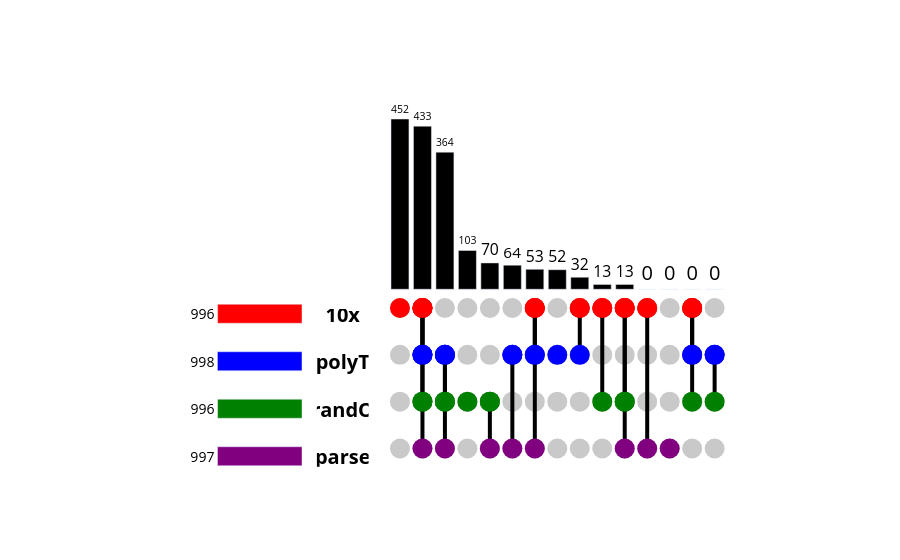

This figure's notebook cell:
### Code cell
# Look at top 1000 genes for each method instead of all
contents = plotting.generate_upset(datasets, gene_info, cell_thresh, n_top_genes=1000)

### Figure 1 — Plotly figure (JSON) as saved in the notebook; plotly's stock layout.template omitted (floating-point values rounded to 4 significant figures)
{"data": [{"marker": {"color": "#C9C9C9", "size": 20}, "mode": "markers", "showlegend": false, "type": "scatter", "x": [0, 0, 0, 0, 1, 1, 1, 1, 2, 2, 2, 2, 3, 3, 3, 3, 4, 4, 4, 4, 5, 5, 5, 5, 6, 6, 6, 6, 7, 7, 7, 7, 8, 8, 8, 8, 9, 9, 9, 9, 10, 10, 10, 10, 11, 11, 11, 11, 12, 12, 12, 12, 13, 13, 13, 13, 14, 14, 14, 14], "xaxis": "x3", "y": [-49.72, -174.0, -298.3, -422.6, -49.72, -174.0, -298.3, -422.6, -49.72, -174.0, -298.3, -422.6, -49.72, -174.0, -298.3, -422.6, -49.72, -174.0, -298.3, -422.6, -49.72, -174.0, -298.3, -422.6, -49.72, -174.0, -298.3, -422.6, -49.72, -174.0, -298.3, -422.6, -49.72, -174.0, -298.3, -422.6, -49.72, -174.0, -298.3, -422.6, -49.72, -174.0, -298.3, -422.6, -49.72, -174.0, -298.3, -422.6, -49.72, -174.0, -298.3, -422.6, -49.72, -174.0, -298.3, -422.6, -49.72, -174.0, -298.3, -422.6], "yaxis": "y3"}, {"line": {"color": "black", "width": 4}, "marker": {"color": ["red"], "line": {"color": "black"}, "showscale": false, "size": 20}, "mode": "markers+lines", "showlegend": false, "type": "scatter", "x": [0], "xaxis": "x3", "y": [-49.72], "yaxis": "y3"}, {"line": {"color": "black", "width": 4}, "marker": {"color": ["red"], "line": {"color": "black"}, "showscale": false, "size": 20}, "mode": "markers+lines", "showlegend": false, "type": "scatter", "x": [1], "xaxis": "x3", "y": [-49.72], "yaxis": "y3"}, {"line": {"color": "black", "width": 4}, "marker": {"color": ["red", "blue"], "line": {"color": "black"}, "showscale": false, "size": 20}, "mode": "markers+lines", "showlegend": false, "type": "scatter", "x": [1, 1], "xaxis": "x3", "y": [-49.72, -174.0], "yaxis": "y3"}, {"line": {"color": "black", "width": 4}, "marker": {"color": ["red", "blue", "green"], "line": {"color": "black"}, "showscale": false, "size": 20}, "mode": "markers+lines", "showlegend": false, "type": "scatter", "x": [1, 1, 1], "xaxis": "x3", "y": [-49.72, -174.0, -298.3], "yaxis": "y3"}, {"line": {"color": "black", "width": 4}, "marker": {"color": ["red", "blue", "green", "purple"], "line": {"color": "black"}, "showscale": false, "size": 20}, "mode": "markers+lines", "showlegend": false, "type": "scatter", "x": [1, 1, 1, 1], "xaxis": "x3", "y": [-49.72, -174.0, -298.3, -422.6], "yaxis": "y3"}, {"line": {"color": "black", "width": 4}, "marker": {"color": ["blue"], "line": {"color": "black"}, "showscale": false, "size": 20}, "mode": "markers+lines", "showlegend": false, "type": "scatter", "x": [2], "xaxis": "x3", "y": [-174.0], "yaxis": "y3"}, {"line": {"color": "black", "width": 4}, "marker": {"color": ["blue", "green"], "line": {"color": "black"}, "showscale": false, "size": 20}, "mode": "markers+lines", "showlegend": false, "type": "scatter", "x": [2, 2], "xaxis": "x3", "y": [-174.0, -298.3], "yaxis": "y3"}, {"line": {"color": "black", "width": 4}, "marker": {"color": ["blue", "green", "purple"], "line": {"color": "black"}, "showscale": false, "size": 20}, "mode": "markers+lines", "showlegend": false, "type": "scatter", "x": [2, 2, 2], "xaxis": "x3", "y": [-174.0, -298.3, -422.6], "yaxis": "y3"}, {"line": {"color": "black", "width": 4}, "marker": {"color": ["green"], "line": {"color": "black"}, "showscale": false, "size": 20}, "mode": "markers+lines", "showlegend": false, "type": "scatter", "x": [3], "xaxis": "x3", "y": [-298.3], "yaxis": "y3"}, {"line": {"color": "black", "width": 4}, "marker": {"color": ["green"], "line": {"color": "black"}, "showscale": false, "size": 20}, "mode": "markers+lines", "showlegend": false, "type": "scatter", "x": [4], "xaxis": "x3", "y": [-298.3], "yaxis": "y3"}, {"line": {"color": "black", "width": 4}, "marker": {"color": ["green", "purple"], "line": {"color": "black"}, "showscale": false, "size": 20}, "mode": "markers+lines", "showlegend": false, "type": "scatter", "x": [4, 4], "xaxis": "x3", "y": [-298.3, -422.6], "yaxis": "y3"}, {"line": {"color": "black", "width": 4}, "marker": {"color": ["blue"], "line": {"color": "black"}, "showscale": false, "size": 20}, "mode": "markers+lines", "showlegend": false, "type": "scatter", "x": [5], "xaxis": "x3", "y": [-174.0], "yaxis": "y3"}, {"line": {"color": "black", "width": 4}, "marker": {"color": ["blue", "purple"], "line": {"color": "black"}, "showscale": false, "size": 20}, "mode": "markers+lines", "showlegend": false, "type": "scatter", "x": [5, 5], "xaxis": "x3", "y": [-174.0, -422.6], "yaxis": "y3"}, {"line": {"color": "black", "width": 4}, "marker": {"color": ["red"], "line": {"color": "black"}, "showscale": false, "size": 20}, "mode": "markers+lines", "showlegend": false, "type": "scatter", "x": [6], "xaxis": "x3", "y": [-49.72], "yaxis": "y3"}, {"line": {"color": "black", "width": 4}, "marker": {"color": ["red", "blue"], "line": {"color": "black"}, "showscale": false, "size": 20}, "mode": "markers+lines", "showlegend": false, "type": "scatter", "x": [6, 6], "xaxis": "x3", "y": [-49.72, -174.0], "yaxis": "y3"}, {"line": {"color": "black", "width": 4}, "marker": {"color": ["red", "blue", "purple"], "line": {"color": "black"}, "showscale": false, "size": 20}, "mode": "markers+lines", "showlegend": false, "type": "scatter", "x": [6, 6, 6], "xaxis": "x3", "y": [-49.72, -174.0, -422.6], "yaxis": "y3"}, {"line": {"color": "black", "width": 4}, "marker": {"color": ["blue"], "line": {"color": "black"}, "showscale": false, "size": 20}, "mode": "markers+lines", "showlegend": false, "type": "scatter", "x": [7], "xaxis": "x3", "y": [-174.0], "yaxis": "y3"}, {"line": {"color": "black", "width": 4}, "marker": {"color": ["red"], "line": {"color": "black"}, "showscale": false, "size": 20}, "mode": "markers+lines", "showlegend": false, "type": "scatter", "x": [8], "xaxis": "x3", "y": [-49.72], "yaxis": "y3"}, {"line": {"color": "black", "width": 4}, "marker": {"color": ["red", "blue"], "line": {"color": "black"}, "showscale": false, "size": 20}, "mode": "markers+lines", "showlegend": false, "type": "scatter", "x": [8, 8], "xaxis": "x3", "y": [-49.72, -174.0], "yaxis": "y3"}, {"line": {"color": "black", "width": 4}, "marker": {"color": ["red"], "line": {"color": "black"}, "showscale": false, "size": 20}, "mode": "markers+lines", "showlegend": false, "type": "scatter", "x": [9], "xaxis": "x3", "y": [-49.72], "yaxis": "y3"}, {"line": {"color": "black", "width": 4}, "marker": {"color": ["red", "green"], "line": {"color": "black"}, "showscale": false, "size": 20}, "mode": "markers+lines", "showlegend": false, "type": "scatter", "x": [9, 9], "xaxis": "x3", "y": [-49.72, -298.3], "yaxis": "y3"}, {"line": {"color": "black", "width": 4}, "marker": {"color": ["red"], "line": {"color": "black"}, "showscale": false, "size": 20}, "mode": "markers+lines", "showlegend": false, "type": "scatter", "x": [10], "xaxis": "x3", "y": [-49.72], "yaxis": "y3"}, {"line": {"color": "black", "width": 4}, "marker": {"color": ["red", "green"], "line": {"color": "black"}, "showscale": false, "size": 20}, "mode": "markers+lines", "showlegend": false, "type": "scatter", "x": [10, 10], "xaxis": "x3", "y": [-49.72, -298.3], "yaxis": "y3"}, {"line": {"color": "black", "width": 4}, "marker": {"color": ["red", "green", "purple"], "line": {"color": "black"}, "showscale": false, "size": 20}, "mode": "markers+lines", "showlegend": false, "type": "scatter", "x": [10, 10, 10], "xaxis": "x3", "y": [-49.72, -298.3, -422.6], "yaxis": "y3"}, {"line": {"color": "black", "width": 4}, "marker": {"color": ["red"], "line": {"color": "black"}, "showscale": false, "size": 20}, "mode": "markers+lines", "showlegend": false, "type": "scatter", "x": [11], "xaxis": "x3", "y": [-49.72], "yaxis": "y3"}, {"line": {"color": "black", "width": 4}, "marker": {"color": ["red", "purple"], "line": {"color": "black"}, "showscale": false, "size": 20}, "mode": "markers+lines", "showlegend": false, "type": "scatter", "x": [11, 11], "xaxis": "x3", "y": [-49.72, -422.6], "yaxis": "y3"}, {"line": {"color": "black", "width": 4}, "marker": {"color": ["purple"], "line": {"color": "black"}, "showscale": false, "size": 20}, "mode": "markers+lines", "showlegend": false, "type": "scatter", "x": [12], "xaxis": "x3", "y": [-422.6], "yaxis": "y3"}, {"line": {"color": "black", "width": 4}, "marker": {"color": ["red"], "line": {"color": "black"}, "showscale": false, "size": 20}, "mode": "markers+lines", "showlegend": false, "type": "scatter", "x": [13], "xaxis": "x3", "y": [-49.72], "yaxis": "y3"}, {"line": {"color": "black", "width": 4}, "marker": {"color": ["red", "blue"], "line": {"color": "black"}, "showscale": false, "size": 20}, "mode": "markers+lines", "showlegend": false, "type": "scatter", "x": [13, 13], "xaxis": "x3", "y": [-49.72, -174.0], "yaxis": "y3"}, {"line": {"color": "black", "width": 4}, "marker": {"color": ["red", "blue", "green"], "line": {"color": "black"}, "showscale": false, "size": 20}, "mode": "markers+lines", "showlegend": false, "type": "scatter", "x": [13, 13, 13], "xaxis": "x3", "y": [-49.72, -174.0, -298.3], "yaxis": "y3"}, {"line": {"color": "black", "width": 4}, "marker": {"color": ["blue"], "line": {"color": "black"}, "showscale": false, "size": 20}, "mode": "markers+lines", "showlegend": false, "type": "scatter", "x": [14], "xaxis": "x3", "y": [-174.0], "yaxis": "y3"}, {"line": {"color": "black", "width": 4}, "marker": {"color": ["blue", "green"], "line": {"color": "black"}, "showscale": false, "size": 20}, "mode": "markers+lines", "showlegend": false, "type": "scatter", "x": [14, 14], "xaxis": "x3", "y": [-174.0, -298.3], "yaxis": "y3"}, {"hoverinfo": "none", "marker": {"color": "black"}, "text": [452.0, 433.0, 364.0, 103.0, 70.0, 64.0, 53.0, 52.0, 32.0, 13.0, 13.0, 0.0, 0.0, 0.0, 0.0], "textfont": {"color": "black", "size": 20}, "textposition": "outside", "type": "bar", "x": [0, 1, 2, 3, 4, 5, 6, 7, 8, 9, 10, 11, 12, 13, 14], "xaxis": "x3", "y": [452, 433, 364, 103, 70, 64, 53, 52, 32, 13, 13, 0, 0, 0, 0], "yaxis": "y3"}, {"mode": "text", "showlegend": false, "text": ["<b>10x</b>", "<b>polyT</b>", "<b>randO</b>", "<b>parse</b>"], "textfont": {"color": "black", "size": 20}, "textposition": "middle center", "type": "scatter", "x": [-0.05, -0.05, -0.05, -0.05], "xaxis": "x2", "y": [-49.72, -174.0, -298.3, -422.6, -49.72, -174.0, -298.3, -422.6, -49.72, -174.0, -298.3, -422.6, -49.72, -174.0, -298.3, -422.6, -49.72, -174.0, -298.3, -422.6, -49.72, -174.0, -298.3, -422.6, -49.72, -174.0, -298.3, -422.6, -49.72, -174.0, -298.3, -422.6, -49.72, -174.0, -298.3, -422.6, -49.72, -174.0, -298.3, -422.6, -49.72, -174.0, -298.3, -422.6, -49.72, -174.0, -298.3, -422.6, -49.72, -174.0, -298.3, -422.6, -49.72, -174.0, -298.3, -422.6, -49.72, -174.0, -298.3, -422.6], "yaxis": "y2"}, {"marker": {"color": ["red", "blue", "green", "purple", "orange", "yellow"]}, "orientation": "h", "text": [996.0, 998.0, 996.0, 997.0], "textfont": {"color": "black", "size": 20}, "textposition": "outside", "type": "bar", "width": 0.4, "x": [-996, -998, -996, -997], "xaxis": "x", "y": [0, 1, 2, 3], "yaxis": "y"}], "layout": {"plot_bgcolor": "white", "showlegend": false, "xaxis": {"anchor": "y", "domain": [0.1, 0.3], "range": [-1746.0, 0], "showticklabels": false}, "xaxis2": {"anchor": "y2", "domain": [0.32, 0.39], "showticklabels": false}, "xaxis3": {"anchor": "y3", "domain": [0.39, 0.9], "showticklabels": false}, "yaxis": {"anchor": "x", "autorange": "reversed", "domain": [0, 0.5], "showticklabels": false, "side": "right"}, "yaxis2": {"anchor": "x2", "domain": [0.035, 0.45], "showticklabels": false}, "yaxis3": {"anchor": "x3", "domain": [0.0, 1.0], "showticklabels": false}}}
